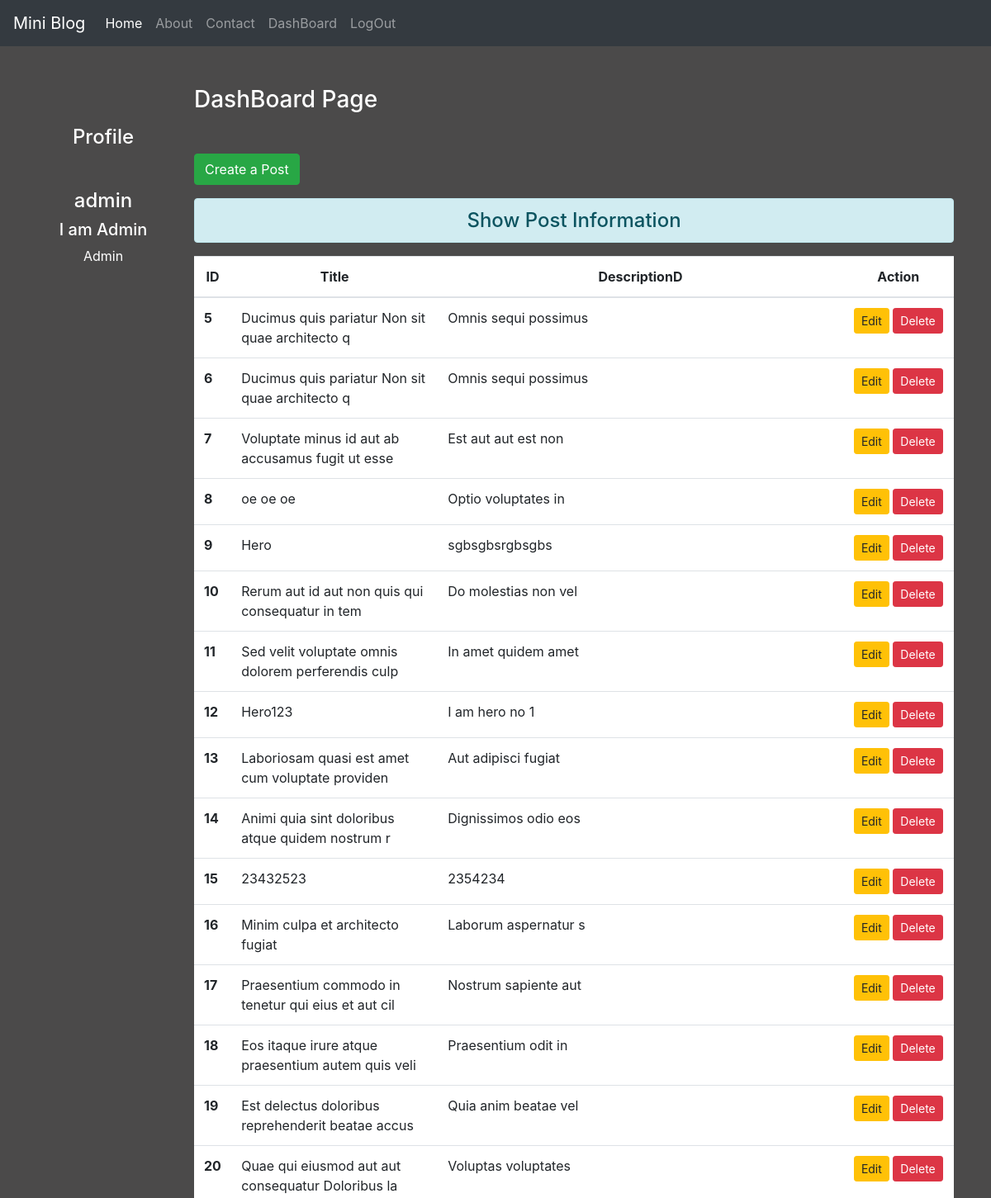
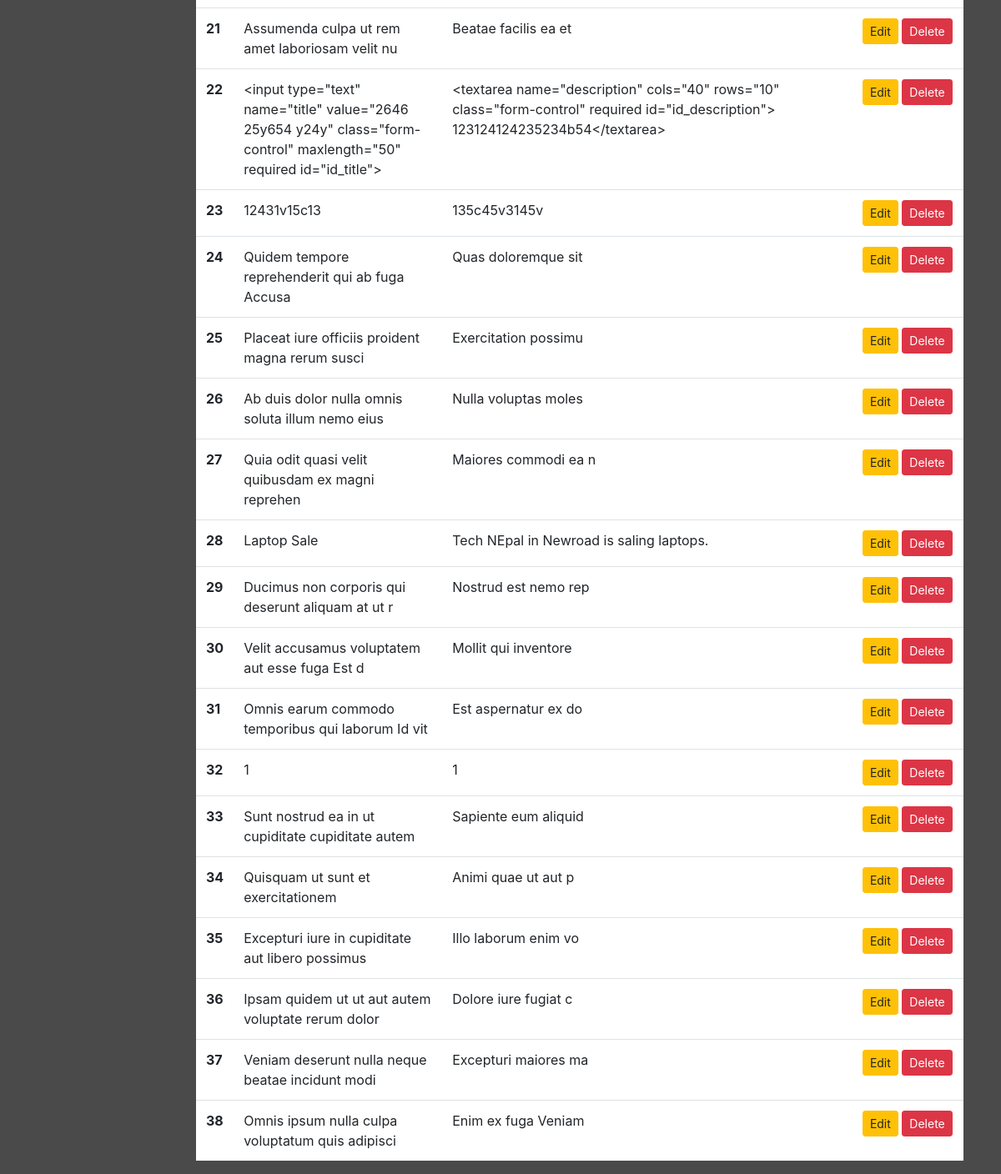
The page /dashboard/ (signed in) on the database its author committed (2 pictures, top to bottom).
### Custome_Blog_App/models.py (models this page shows)
class Post(models.Model):
    title = models.CharField(max_length=50)
    description = models.TextField()

### Custome_Blog_App/views.py (the view)
# urls.py: path('dashboard/', views.dashboard, name='dashboard'),
def dashboard(request):
    if request.user.is_authenticated:
        posts = Post.objects.all()
        user = request.user
        full_name = user.get_full_name()
        groups = user.groups.all()
        return render(request, 'custome_blog_app/dashboard.html', {'posts':posts, 'full_name':full_name, 'groups':groups})
    else:
        messages.warning(request, warning_msg)
        return HttpResponseRedirect('/login/')

### Custome_Blog_App/templates/custome_blog_app/dashboard.html (shortened to what this page needs)
{% extends 'custome_blog_app/base.html' %}
{% load static %}
{% block profile %}
    <div class="col-sm-2 text-white my-5 text-center">
        <h4 class="my-5">Profile</h4>
        <h4>{{user}}</h4>
        <h5>{{full_name}}</h5>
        {% for group in groups %}
            <p>{{group.name}}</p>
        {% endfor %}
    </div>
{% endblock profile %}
{% block content %}
    <div class="col-sm-10">
        <h3 class="text-white my-5"> DashBoard Page </h3>
        <a href="/create_apost" class="btn btn-success">Create a Post</a>
        <h4 class="text-center alert alert-info mt-3">Show Post Information</h4>
        {% if posts %}
            <table class="table table-hover bg-white">
                <thead>
                    <tr class="text-center">
                        <th scope="col" style="width:2%">ID</th>
                        <th scope="col" style="width:28%">Title</th>
                        <th scope="col" style="width:55%">DescriptionD</th>
                        <th scope="col" style="width:15%">Action</th>
                    </tr>
                </thead>
                <tbody>
                    {% for post in posts %}
                    <tr>
                        <th scope+"row">{{post.id}}</th>
                        <td>{{post.title}}</td>
                        <td>{{post.description}}</td>
                        <td class="text-center">
                            <a href="{% url 'update_apost' post.id %}" class="btn btn-warning btn-sm">Edit</a>
                            {% if perms.custome_blog_app.delete_post %}
                                <form action="{% url 'delete_apost' post.id %}" method="post" class="d-inline">
                                    <input type="submit" class="btn btn-danger btn-sm" value="Delete">
                                </form>
                            {% endif %}
                        </td>
                    </tr>
                    {% endfor %}
                </tbody>
            </table>
        {% endif %}
    </div>
{% endblock content %}

### Custome_Blog_App/templates/custome_blog_app/base.html (shortened to what this page needs)
<!DOCTYPE html>
{% load static %}
<html lang="en">
<head>
    <link rel="stylesheet" href=" {% static 'custome_blog_app/css/bootstrap.css'  %} ">
    <link rel="stylesheet" href=" {% static 'custome_blog_app/css/style.css'  %} ">
</head>
<body>
    <div class="cointainer-fluid bg-dark">
        {% include 'custome_blog_app/navbar.html' %}
    </div>
    <div class="container">
        <div class="row">
            {% block profile %} {% endblock profile %}
            {% block content %} {% endblock content %}
        </div>
    </div>
</body>
</html>

### Custome_Blog_App/templates/custome_blog_app/navbar.html (shortened to what this page needs)
<nav class="navbar navbar-expand-lg navbar-dark bg-dark">
  <a class="navbar-brand" href="#">Mini Blog</a>
  <div class="collapse navbar-collapse" id="navbarNav">
    <ul class="navbar-nav">
      <li class="nav-item active">
        <a class="nav-link" href="/">Home <span class="sr-only">(current)</span></a>
      </li>
      <li class="nav-item">
        <a class="nav-link" href="{% url 'about'  %}">About</a>
      </li>
      <li class="nav-item">
        <a class="nav-link" href="{% url 'contact'  %}">Contact</a>
      </li>
      {% if not request.user.is_authenticated %}
        <li class="nav-item">
          <a class="nav-link" href="{% url 'signup'  %}">SignUp</a>
        </li>
        <li class="nav-item">
          <a class="nav-link" href="{% url 'login'  %}">LogIn</a>
        </li>
      {% else %}
        <li class="nav-item">
          <a class="nav-link" href="{% url 'dashboard'  %}">DashBoard</a>
        </li>
        <li class="nav-item">
          <a class="nav-link" href="{% url 'logout'  %}">LogOut</a>
        </li>
      {% endif %}
    </ul>
  </div>
</nav>

### Custome_Blog_App/static/custome_blog_app/css/style.css (style rules this page uses)
body { background-color: rgb(75, 74, 74); color: antiquewhite; }
form { color: rgb(17, 168, 1); }

### rows shown on the page
Post: id "5", title "Ducimus quis pariatur Non sit quae architecto q", description "Omnis sequi possimus"
Post: id "6", title "Ducimus quis pariatur Non sit quae architecto q", description "Omnis sequi possimus"
Post: id "7", title "Voluptate minus id aut ab accusamus fugit ut esse", description "Est aut aut est non"
Post: id "8", title "oe oe oe", description "Optio voluptates in"
Post: id "9", title "Hero", description "sgbsgbsrgbsgbs"
Post: id "10", title "Rerum aut id aut non quis qui consequatur in tem", description "Do molestias non vel"
Post: id "11", title "Sed velit voluptate omnis dolorem perferendis culp", description "In amet quidem amet"
Post: id "12", title "Hero123", description "I am hero no 1"
Post: id "13", title "Laboriosam quasi est amet cum voluptate providen", description "Aut adipisci fugiat"
Post: id "14", title "Animi quia sint doloribus atque quidem nostrum r", description "Dignissimos odio eos"
Post: id "15", title "23432523", description "2354234"
Post: id "16", title "Minim culpa et architecto fugiat", description "Laborum aspernatur s"
Post: id "17", title "Praesentium commodo in tenetur qui eius et aut cil", description "Nostrum sapiente aut"
Post: id "18", title "Eos itaque irure atque praesentium autem quis veli", description "Praesentium odit in"
Post: id "19", title "Est delectus doloribus reprehenderit beatae accus", description "Quia anim beatae vel"
Post: id "20", title "Quae qui eiusmod aut aut consequatur Doloribus la", description "Voluptas voluptates"
Post: id "21", title "Assumenda culpa ut rem amet laboriosam velit nu", description "Beatae facilis ea et"
Post: id "22", title "<input type=\"text\" name=\"title\" value=\"2646 25y654 y24y\" class=\"form-control\" maxlength=\"50\" required id=\"id_title\">", description "<textarea name=\"description\" cols=\"40\" rows=\"10\" class=\"form-control\" required id=\"id_description\"> 123124124235234b54</textarea>"
Post: id "23", title "12431v15c13", description "135c45v3145v"
Post: id "24", title "Quidem tempore reprehenderit qui ab fuga Accusa", description "Quas doloremque sit"
Post: id "25", title "Placeat iure officiis proident magna rerum susci", description "Exercitation possimu"
Post: id "26", title "Ab duis dolor nulla omnis soluta illum nemo eius", description "Nulla voluptas moles"
Post: id "27", title "Quia odit quasi velit quibusdam ex magni reprehen", description "Maiores commodi ea n"
Post: id "28", title "Laptop Sale", description "Tech NEpal in Newroad is saling laptops."
Post: id "29", title "Ducimus non corporis qui deserunt aliquam at ut r", description "Nostrud est nemo rep"
Post: id "30", title "Velit accusamus voluptatem aut esse fuga Est d", description "Mollit qui inventore"
Post: id "31", title "Omnis earum commodo temporibus qui laborum Id vit", description "Est aspernatur ex do"
Post: id "32", title "1", description "1"
Post: id "33", title "Sunt nostrud ea in ut cupiditate cupiditate autem", description "Sapiente eum aliquid"
Post: id "34", title "Quisquam ut sunt et exercitationem", description "Animi quae ut aut p"
Post: id "35", title "Excepturi iure in cupiditate aut libero possimus", description "Illo laborum enim vo"
Post: id "36", title "Ipsam quidem ut ut aut autem voluptate rerum dolor", description "Dolore iure fugiat c"
Post: id "37", title "Veniam deserunt nulla neque beatae incidunt modi", description "Excepturi maiores ma"
Post: id "38", title "Omnis ipsum nulla culpa voluptatum quis adipisci", description "Enim ex fuga Veniam"

### other values the page prints
{{ user }} "admin"
{{ full_name }} "I am Admin"
{{ group.name }} "Admin"
